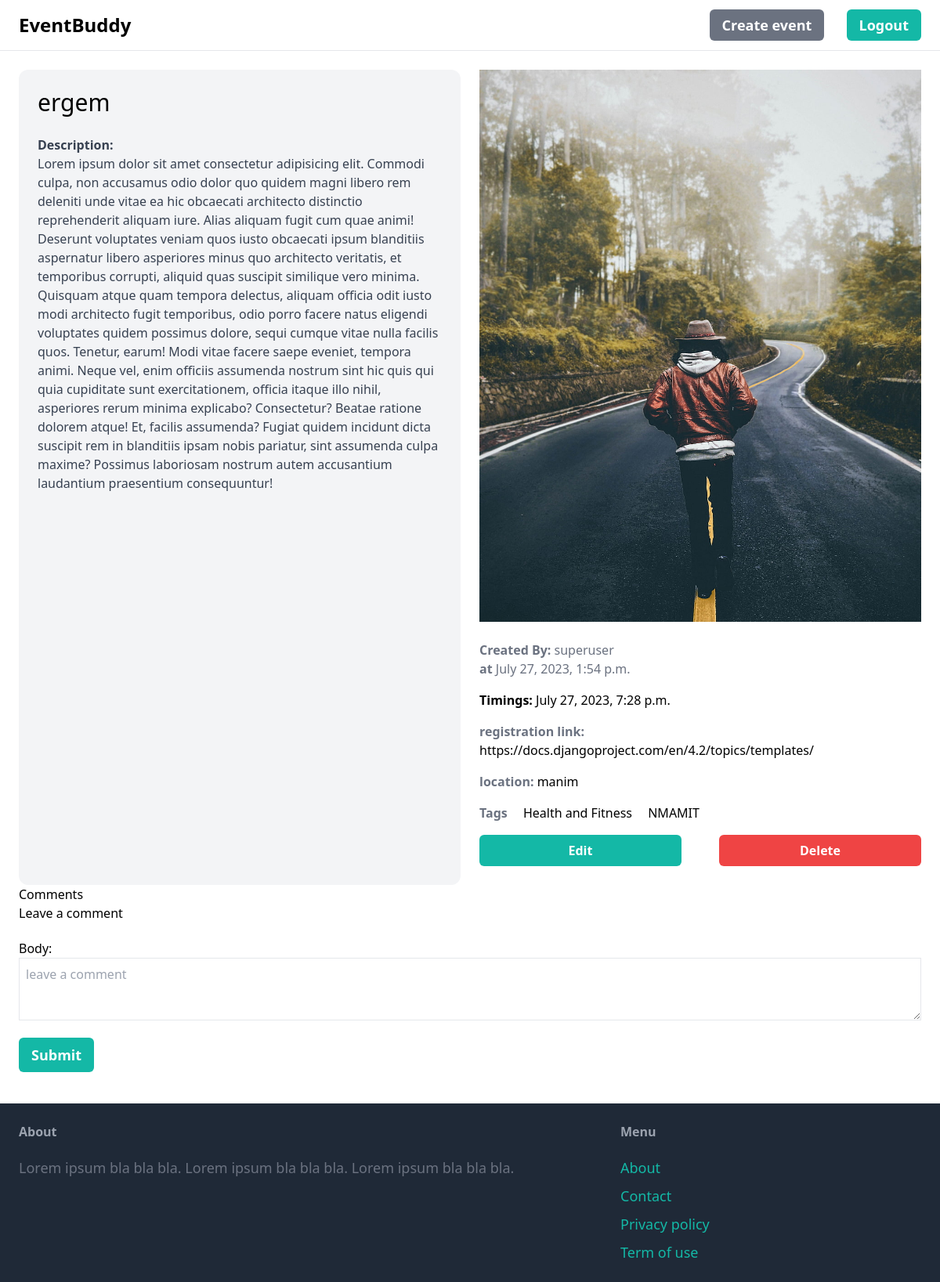
The page /events/2/ (signed in) on the database its author committed.
### event/models.py (models this page shows, shortened)
class Event(models.Model):
    title=models.CharField(max_length=255)
    description=models.TextField(blank=True, null=True)
    tags = models.ManyToManyField(Tag, related_name='events',blank=True, null=True)
    poster=models.ImageField(upload_to='event_posters', blank=True, null=True)
    location_name=models.CharField(max_length=255)
    registration_link=models.URLField(blank=True, null=True)
    publish=models.BooleanField(default=False)
    created_at=models.DateTimeField(auto_now_add=True,null=False)
    timings=models.DateTimeField(null=True)
    latitude=models.FloatField(blank=True, null=True)
    longitude=models.FloatField(blank=True, null=True)
    created_by = models.ForeignKey(User, related_name='events', on_delete=models.CASCADE)
    class Meta:
        ordering = ('created_at',)
        verbose_name_plural = 'Events'

class Tag(models.Model):
    name = models.CharField(max_length=255)
    class Meta:
        ordering = ('name',)
        verbose_name_plural = 'Tags'
    def __str__(self):
        return self.name

### event/views.py (the view)
# urls.py: path('<int:pk>/', views.detail, name='detail'),
@login_required
def detail(request, pk):
    event = get_object_or_404(Event, pk=pk)
    comments = event.comments.filter()[:20]
    events = Event.objects.filter(publish=True)[:3]
    if request.method == 'POST':
        comment_form = CommentForm(data=request.POST)
        if comment_form.is_valid():
            new_comment = comment_form.save(commit=False)
            new_comment.event = event
            new_comment.created_by = request.user
            new_comment.event = event
            new_comment.save()
    else:
        comment_form = CommentForm()
    return render(request, 'event/detail.html', {
        'event': event,
        "related_events":events,
        "tags":event.tags.all(),
        'comments': comments,
        'comment_form': comment_form
    })

### event/forms.py
class CommentForm(forms.ModelForm):
    class Meta:
        model = Comment
        fields=("body",)
        widgets = {
            'body': forms.Textarea(attrs={
                'class': "w-full h-20 border px-2 py-2",
                'placeholder':"leave a comment"
            })
        }

### event/templates/event/detail.html (shortened to what this page needs)
{% extends 'core/base.html' %}
{% block content %}
<section class="grid grid-cols-1 gap-6 justify-items-center md:grid-cols-2">
    <div class="p-6 bg-gray-100 rounded-xl w-full">
        <h1 class="mb-6 text-3xl">{{ event.title }}</h1>
        {% if event.description %}
        <div class="text-gray-700">
            <strong>Description:</strong><br>
            <article>{{ event.description }}</article>
        </div>
        {% endif %}
    </div>
    <div>
        <div class="bg-gray-100">
            <img src="{{ event.poster.url }}" class=" max-h-[90vh] mx-auto">
        </div>
        <div class="flex flex-col gap-4 my-6">
            <div>
                <p class="text-gray-500"><strong>Created By: </strong>{{ event.created_by.username }}</p>
                <p class="text-gray-500"><strong>at </strong>{{ event.created_at }}</p>
            </div>
            <div><strong>Timings: </strong>{{ event.timings }}</div>
            {%if event.registration_link %}
            <div>
                <strong class="text-gray-500">registration link:</strong>
                <a href="{{ event.registration_link }}" target="_blank">{{ event.registration_link }}</a>
            </div>
            {% endif %}
            {%if event.location_name %}
            <div>
                <strong class="text-gray-500">location:</strong>
                <a href="{{event.latitude}}" target="_blank">{{ event.location_name }}</a>
            </div>
            {% endif %}
            <div class="space-x-4">
                <strong class="text-gray-500">Tags</strong>
                {%for tag in tags %}
                <span>{{tag}}</span>
                {%endfor%}
            </div>
            <div>
                {% if request.user == event.created_by %}
                <div class=" bg-white rounded-xl w-full flex flex-row items-center justify-around gap-12">
                    <a href="{% url 'event:edit' event.id %}"
                        class="inline-block py-2 text-base font-semibold bg-teal-500 text-white rounded-md w-full  text-center">Edit</a>
                    <a href="{% url 'event:delete' event.id %}"
                        class="inline-block py-2 text-base font-semibold bg-red-500 text-white rounded-md w-full text-center">Delete</a>
                </div>
                {% endif %}
            </div>
        </div>
    </div>
</section>
<section class="w-full">
    <h1>Comments</h1>
    <div class="w-full">
        <h3>Leave a comment</h3>
        <form method="post" style="margin-top: 1.3em;">
          {{ comment_form.as_p }}
          <button type="submit" class="my-4 px-4 py-2 text-lg font-semibold bg-teal-500 text-white rounded-md hover:bg-teal-700">Submit</button>
        </form>
    </div>
</section>
{% endblock %}

### rows shown on the page
Event: title "ergem", description "Lorem ipsum dolor sit amet consectetur adipisicing elit. Commodi culpa, non accusamus odio dolor quo quidem magni libero rem deleniti unde vitae ea hic obcaecati architecto distinctio reprehenderit aliquam iure. Alias aliquam fugit cum quae animi! Deserunt voluptates veniam quos iusto obcaecati ipsum blanditiis aspernatur libero asperiores minus quo architecto veritatis, et temporibus corrupti, aliquid quas suscipit similique vero minima. Quisquam atque quam tempora delectus, aliquam officia odit iusto modi architecto fugit temporibus, odio porro facere natus eligendi voluptates quidem possimus dolore, sequi cumque vitae nulla facilis quos. Tenetur, earum! Modi vitae facere saepe eveniet,…", poster (picture), created_by.username "superuser", created_at "July 27, 2023, 1:54 p.m.", timings "July 27, 2023, 7:28 p.m.", registration_link "https://docs.djangoproject.com/en/4.2/topics/templates/", location_name "manim"
Tag: name "Health and Fitness"
Tag: name "NMAMIT"
